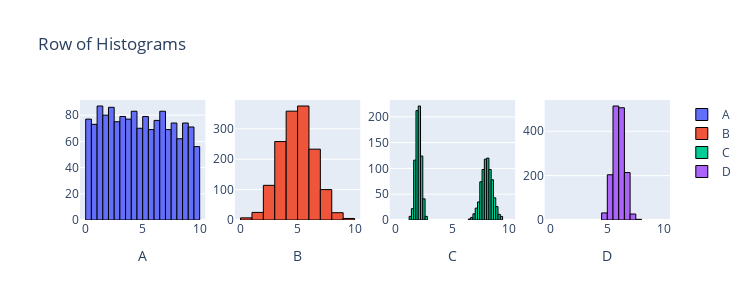

Source (notebook cell):
### Code cell
from scipy import stats
import plotly.graph_objects as go
from plotly.subplots import make_subplots
import numpy as np

n=1500
data1 = stats.uniform.rvs(0, 10, size=n)
data2 = stats.norm.rvs(5, 1.5, size=n)
data3 = np.r_[stats.norm.rvs(2, 0.25, size=int(n/2)), stats.norm.rvs(8, 0.5, size=int(n/2))]
data4 = stats.norm.rvs(6, 0.5, size=n)

fig = make_subplots(rows=1, cols=4)

fig.add_trace(go.Histogram(x=data1, name='A', nbinsx=30, marker=dict(line=dict(color='black', width=1))), row=1, col=1)
fig.add_trace(go.Histogram(x=data2, name='B', nbinsx=15, marker=dict(line=dict(color='black', width=1))), row=1, col=2)
fig.add_trace(go.Histogram(x=data3, name='C', nbinsx=45, marker=dict(line=dict(color='black', width=1))), row=1, col=3)
fig.add_trace(go.Histogram(x=data4, name='D', nbinsx=15, marker=dict(line=dict(color='black', width=1))), row=1, col=4)

fig.update_layout(height=300, width=750, title_text="Row of Histograms")
fig.update_xaxes(title_text="A", row=1, col=1)
fig.update_xaxes(title_text="B", row=1, col=2)
fig.update_xaxes(title_text="C", row=1, col=3)
fig.update_xaxes(title_text="D", row=1, col=4)
fig.update_xaxes(range=[-0.5, 10.5])

for trace in fig.data:
    trace.xbins = dict(start=0, end=10)
    
# This code was produced by just making requests to Microsoft Copilot (../CHATLOG/wk3/COP/SLS/0001_concise_makeAplotV1.md)

fig.show() # USE `fig.show(renderer="png")` FOR ALL GitHub and MarkUs SUBMISSIONS

### Figure 1 — Plotly figure (JSON) as saved in the notebook; plotly's stock layout.template omitted (floating-point values rounded to 4 significant figures; data arrays with more than 128 entries replaced by an {"elided": "..."} marker saying what was removed)
{"data": [{"marker": {"line": {"color": "black", "width": 1}}, "name": "A", "nbinsx": 30, "type": "histogram", "x": {"elided": "1500 float values"}, "xaxis": "x", "xbins": {"end": 10, "start": 0}, "yaxis": "y"}, {"marker": {"line": {"color": "black", "width": 1}}, "name": "B", "nbinsx": 15, "type": "histogram", "x": {"elided": "1500 float values"}, "xaxis": "x2", "xbins": {"end": 10, "start": 0}, "yaxis": "y2"}, {"marker": {"line": {"color": "black", "width": 1}}, "name": "C", "nbinsx": 45, "type": "histogram", "x": {"elided": "1500 float values"}, "xaxis": "x3", "xbins": {"end": 10, "start": 0}, "yaxis": "y3"}, {"marker": {"line": {"color": "black", "width": 1}}, "name": "D", "nbinsx": 15, "type": "histogram", "x": {"elided": "1500 float values"}, "xaxis": "x4", "xbins": {"end": 10, "start": 0}, "yaxis": "y4"}], "layout": {"height": 300, "title": {"text": "Row of Histograms"}, "width": 750, "xaxis": {"anchor": "y", "domain": [0, 0.2125], "range": [-0.5, 10.5], "title": {"text": "A"}}, "xaxis2": {"anchor": "y2", "domain": [0.2625, 0.475], "range": [-0.5, 10.5], "title": {"text": "B"}}, "xaxis3": {"anchor": "y3", "domain": [0.525, 0.7375], "range": [-0.5, 10.5], "title": {"text": "C"}}, "xaxis4": {"anchor": "y4", "domain": [0.7875, 1], "range": [-0.5, 10.5], "title": {"text": "D"}}, "yaxis": {"anchor": "x", "domain": [0, 1]}, "yaxis2": {"anchor": "x2", "domain": [0, 1]}, "yaxis3": {"anchor": "x3", "domain": [0, 1]}, "yaxis4": {"anchor": "x4", "domain": [0, 1]}}}
